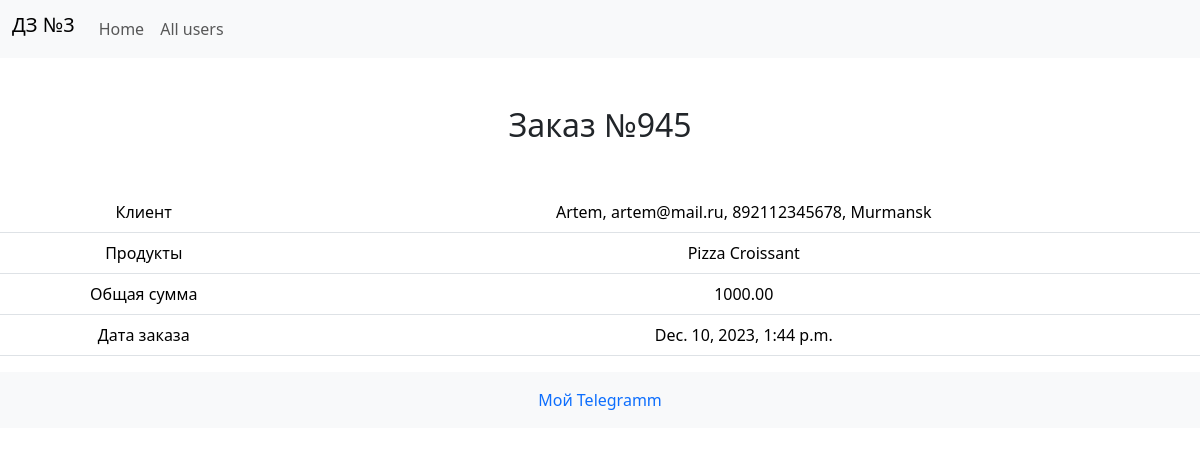
Screenshot of /index/order/945/ with the database file from the repository.
### myapp3/models.py (models this page shows, shortened)
class Order(models.Model):
    customer = models.ForeignKey(User, on_delete=models.CASCADE)
    products = models.ManyToManyField(Product)
    total_price = models.DecimalField(max_digits=8, decimal_places=2)
    date_ordered = models.DateTimeField(auto_now_add=False)

class User(models.Model):
    name = models.CharField(max_length=100)
    email = models.EmailField()
    phone_number = models.IntegerField()
    address = models.CharField(max_length=100)
    registration = models.DateField()
    def __str__(self):
        return f'{self.name}, {self.email}, {self.phone_number}, {self.address}'

class Product(models.Model):
    name = models.CharField(max_length=100)
    description = models.TextField()
    price = models.DecimalField(max_digits=8, decimal_places=2)
    quantity = models.IntegerField()
    registration = models.DateField()

### myapp3/views.py (the view)
# urls.py: path('order/<int:order_id>/', order_full, name='order_full'),
def order_full(request, order_id):
    order = get_object_or_404(Order, pk=order_id)
    return render(request, 'myapp3/order_full.html', {'order': order})

### myapp3/templates/myapp3/order_full.html
{% extends 'base.html' %} {% block content %}
<div class="content text-center">
    <h2 class="mt-5 mb-5">Заказ №{{ order.id }}</h2>
    <table class="table">
        <tbody>
        <tr>
            <td>Клиент</td>
            <td>{{ order.customer }}</td>
        </tr>
        <tr>
            <td>Продукты</td>
            <td>
                {% for value in order.products.all %}
                {{ value.name }}
                {% endfor %}
            </td>
        </tr>
        <tr>
            <td>Общая сумма</td>
            <td>{{ order.total_price }}</td>
        </tr>
        <tr>
            <td>Дата заказа</td>
            <td>{{ order.date_ordered }}</td>
        </tr>
        </tbody>
    </table>
</div>
{% endblock %}

### rows the page displays
Order: id "945", customer "Artem, artem@mail.ru, 892112345678, Murmansk", total_price "1000.00", date_ordered "Dec. 10, 2023, 1:44 p.m."
Product: name "Pizza"
Product: name "Сroissant"
